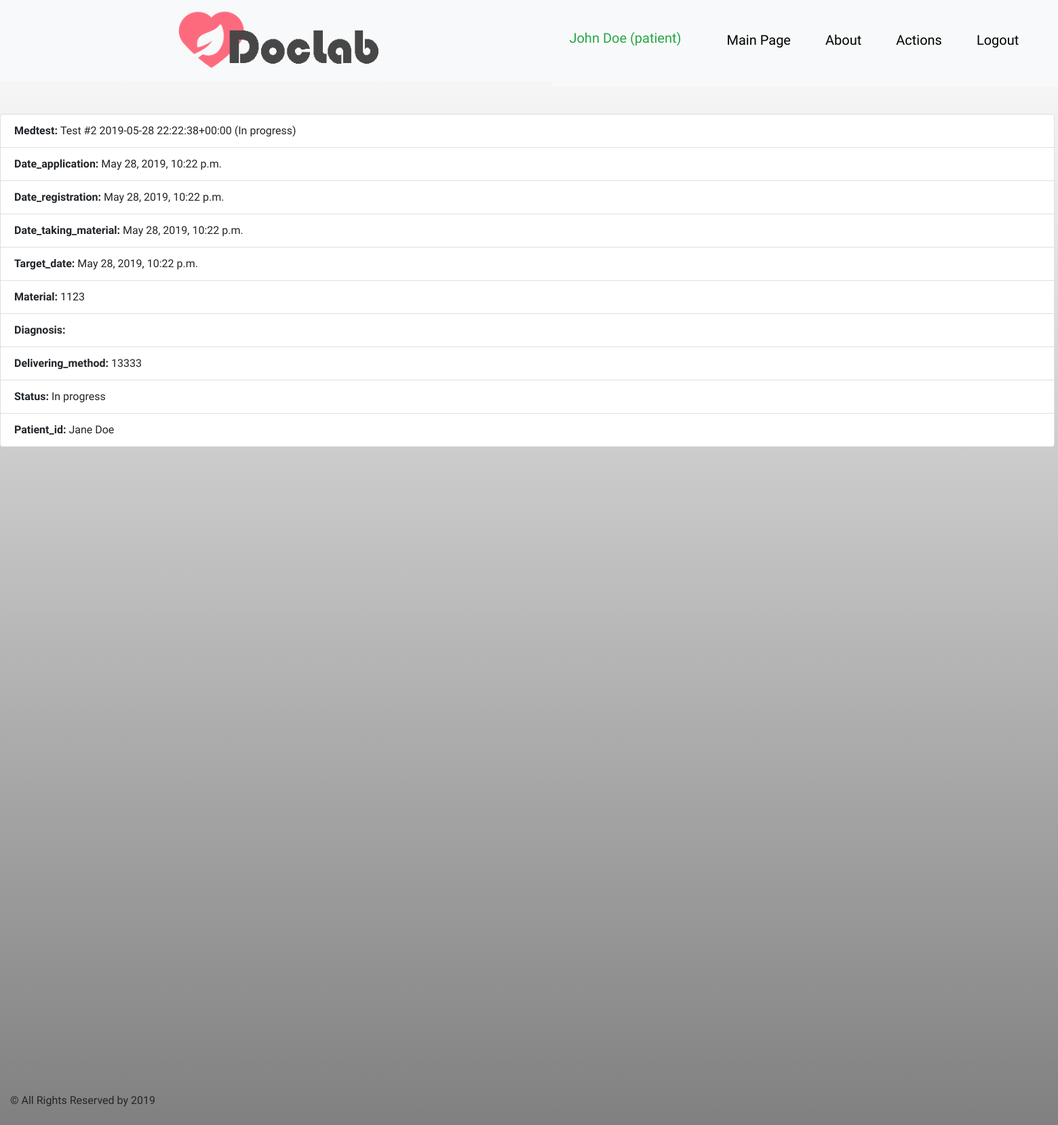
Before: /lab/tests/2 (signed in) with the older database file.
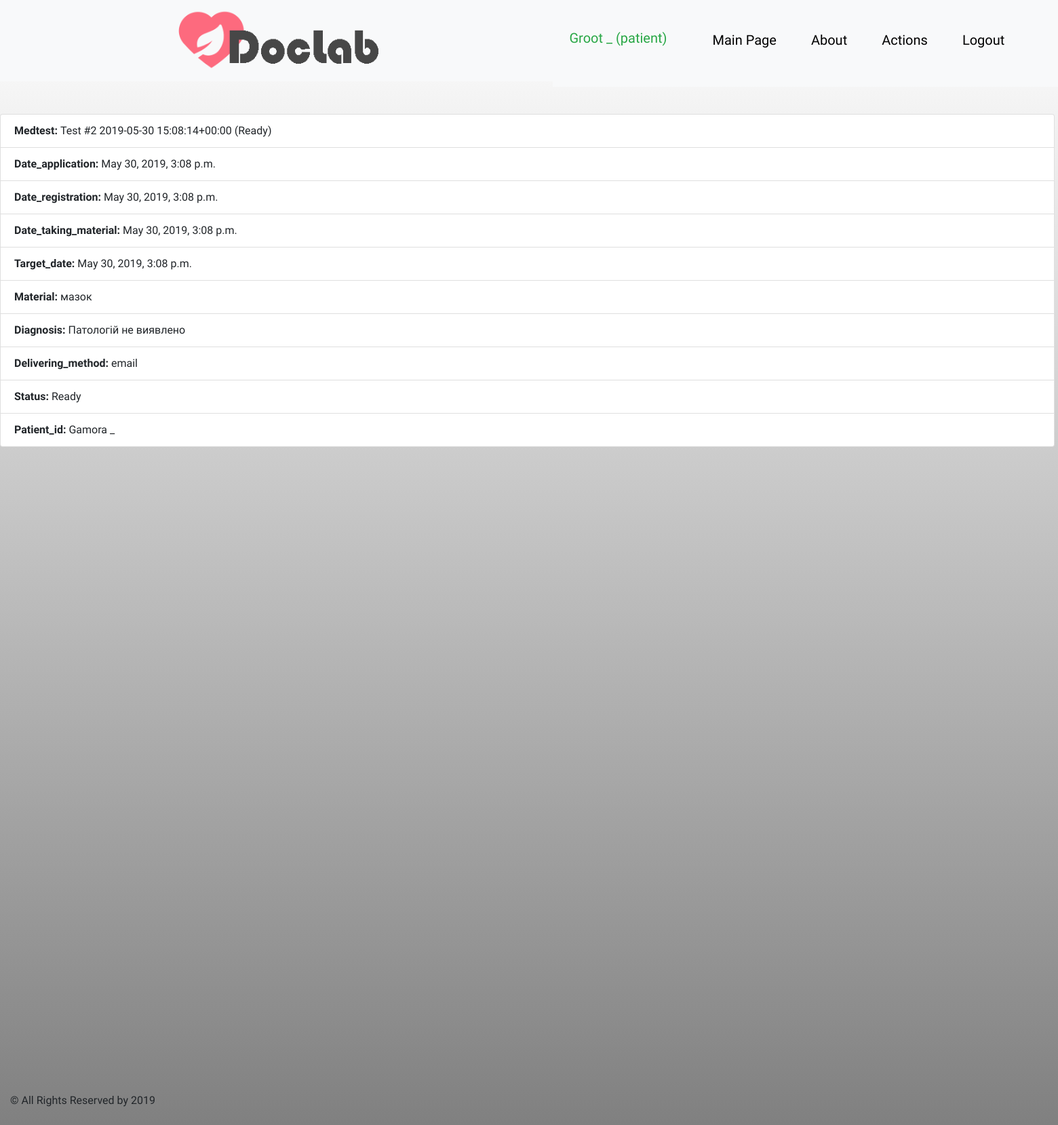
After: the same page with the newer database file.
### doctor/models.py (models this page shows, shortened)
class UserProfile(AbstractBaseUser, PermissionsMixin):
    accType = (
        (0, 'Unknown'),
        (1, 'Doctor'),
        (2, 'LabAssistant'),
        (3, 'Patient'),
        (4, 'Admin'),
    )
    username = models.CharField(max_length=25, unique=True)
    email = models.EmailField(unique=True)
    is_active = models.BooleanField(default=True)
    is_staff = models.BooleanField(default=False)
    acc_type = models.IntegerField(choices=accType, default=0)
    pat_ref = models.OneToOneField(Patient, on_delete=models.CASCADE, null=True, blank=True, unique=True)
    doc_ref = models.ForeignKey(Doctor, on_delete=models.CASCADE, null=True, blank=True)
    USERNAME_FIELD = "username"
    objects = UserManager()
    REQUIRED_FIELDS = ["email"]

class Patient(models.Model):
    BLOOD_TYPE = (
        (0, 'O+'),
        (1, 'O-'),
        (2, 'B-'),
        (3, 'B+'),
        (4, 'A-'),
        (5, 'A+'),
        (6, 'AB-'),
        (7, 'AB+')
    )
    GENDER = (
        (0, 'Male'),
        (1, 'Female')
    )
    first_name = models.CharField(max_length=45)
    middle_name = models.CharField(max_length=45)
    last_name = models.CharField(max_length=45)
    passport_id = models.CharField(max_length=8, default='AA000000')
    gender = models.BooleanField(choices=GENDER, default=0)
    birth_date = models.DateField(blank=True, default=timezone.now)
    address = models.CharField(max_length=90, blank=True)
    phone_number = models.CharField(max_length=15, blank=True)
    email = models.CharField(max_length=254, blank=True)
    blood_type = models.IntegerField(choices=BLOOD_TYPE)
    notes = models.TextField(max_length=1000, blank=True)
    doctor_id = models.ForeignKey(Doctor, on_delete=models.SET_NULL, null=True)
    def __str__(self):
        return self.first_name + ' ' + self.last_name

class MedicalTests(models.Model):
    READINESS = (
        (0, 'In progress'),
        (1, 'Ready')
    )
    date_application = models.DateTimeField(default=timezone.now)
    date_registration = models.DateTimeField(default=timezone.now)
    date_taking_material = models.DateTimeField(default=timezone.now)
    target_date = models.DateTimeField(default=timezone.now)
    material = models.CharField(max_length=45)
    diagnosis = models.CharField(max_length=45)
    delivering_method = models.CharField(max_length=25)
    readiness = models.BooleanField(choices=READINESS, default=0)
    patient_id = models.ForeignKey(Patient, on_delete=models.CASCADE)
    doctor_id = models.ForeignKey(Doctor, on_delete=models.SET_NULL, null=True)
    def __str__(self):
        return 'Test #' + str(self.id) + ' ' + str(self.date_application) + ' (' + str(
            self.get_readiness_display()) + ')'

### lab/views.py (the view)
# urls.py: path('tests/<int:medpk>', views.MedicalTestsDetailView.as_view(),    name='medtest_details')
class MedicalTestsDetailView(generic.DetailView):
    model = MedicalTests
    template_name = 'doctor/medtest_details.html'
    queryset = Patient.objects.all()
    def get_object(self, queryset=None):
        m_id = self.kwargs.get("medpk")
        return get_object_or_404(MedicalTests, id=m_id)

### doctor/templates/doctor/medtest_details.html (shortened to what this page needs)
{% extends 'extends/base.html' %}
{% block content %}
    <ul class="list-group">
        <li class="list-group-item"><b>Medtest: </b> {{ object }}</li>
        <li class="list-group-item"><b>Date_application: </b> {{ object.date_application }}</li>
        <li class="list-group-item"><b>Date_registration: </b> {{ object.date_registration }}</li>
        <li class="list-group-item"><b>Date_taking_material: </b> {{ object.date_taking_material }}</li>
        <li class="list-group-item"><b>Target_date: </b> {{ object.target_date }}</li>
        <li class="list-group-item"><b>Material: </b> {{ object.material }}</li>
        <li class="list-group-item"><b>Diagnosis: </b> {{ object.diagnosis }}</li>
        <li class="list-group-item"><b>Delivering_method: </b> {{ object.delivering_method }}</li>
        <li class="list-group-item"><b>Status: </b> {{ object.get_readiness_display }}</li>
        <li class="list-group-item"><b>Patient_id: </b> {{ object.patient_id }}</li>
    </ul>
{% endblock %}

### main/templates/extends/header.html (shortened to what this page needs)
{% load static %}
<!DOCTYPE html>
<html lang="en">
<head>
    <link rel="stylesheet" href="{% static 'main/images/style1.css' %}">
</head>
<body>
<header>
    <nav class="navbar navbar-expand-sm bg-light">
        <ul class="navbar-nav mr-auto">
            <div class="logo">
                <a href="{% url 'main:index' %}"><img class="graficlogo" src="{% static 'main/images/logo.png' %}"></a>
            </div>
            <nav class="navbar navbar-expand-sm bg-light">
                <ul class="navbar-nav mr-auto">
                    {% if user.is_authenticated %}
                        <li class="nav-item active">
                            <a class="navbar-brand nav-link text-success">
                                {% if user.acc_type == 3 %}
                                    {{ user.pat_ref }}
                                {% elif user.acc_type == 4 %}
                                    {{ user.doc_ref }}
                                {% endif %}
                                ({{ user.username }})
                            </a>
                        </li>
                    {% endif %}
                    <li class="nav-item">
                        <a class="nav-link" href="{% url 'main:index' %}">Main Page</a>
                    </li>
                    <li class="nav-item">
                        <a class="nav-link" href="{% url 'main:info' %}">About</a>
                    </li>
                    {% if user.is_authenticated %}
                        {% if user.acc_type == 1 %}
                            <li class="nav-item">
                                <a class="nav-link" href="{% url 'doctor:index' %}">Doctor Panel</a>
                            </li>
                        {% elif user.acc_type == 2 %}
                            <li class="nav-item">
                                <a class="nav-link" href="{% url 'lab:index' %}">Lab Tests Panel</a>
                            </li>
                        {% elif user.acc_type == 3 %}
                            <li class="nav-item">
                                <a class="nav-link" href="{% url 'patient:index' %}">Actions</a>
                            </li>
                        {% endif %}
                    {% endif %}
                    {% if user.is_authenticated %}
                        <li class="nav-item mr-auto">
                            <a class="nav-link " href="{% url 'logout' %}">Logout</a>
                        </li>
                    {% else %}
                        <li class="nav-item mr-auto">
                            <a class="nav-link mr-auto" href="{% url 'login' %}">Login</a>
                        </li>
                    {% endif %}
                </ul>
            </nav>
        </ul>
    </nav>
<br>
<br>
</header>
</body>
</html>

Changed rows visible on the page:
changed UserProfile "patient": pat_ref "John Doe" → "Groot _"
changed MedicalTests: id+date_application+readiness "Test #2 2019-05-28 22:22:38+00:00 (In progress)" → "Test #2 2019-05-30 15:08:14+00:00 (Ready)"; date_application "May 28, 2019, 10:22 p.m." → "May 30, 2019, 3:08 p.m."; date_registration "May 28, 2019, 10:22 p.m." → "May 30, 2019, 3:08 p.m."; date_taking_material "May 28, 2019, 10:22 p.m." → "May 30, 2019, 3:08 p.m."; target_date "May 28, 2019, 10:22 p.m." → "May 30, 2019, 3:08 p.m."; material "1123" → "мазок"; diagnosis (not shown) → "Патологій не виявлено"; delivering_method "13333" → "email"; readiness "In progress" → "Ready"; patient_id "Jane Doe" → "Gamora _"
